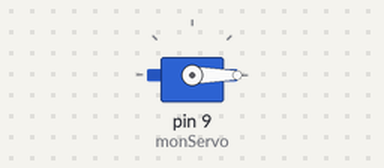
Bench run of a sketch on a simulated Arduino Uno, built with avr-gcc and run on an emulated ATmega328P. Parts: servo.

Above: at 0.05 s.
At 1.5 s:
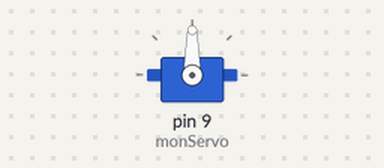
At 3.0 s:
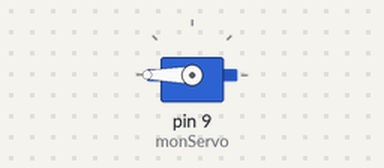
Timing chart, 0 to 6.9 s (numbered marks = the images above):
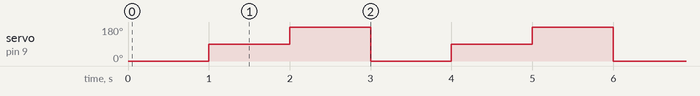

Measured:
- by itself, servo on pin 9 (monServo): repeats every 3.0 s: 180° 1.0 s, 0° 1.0 s, 90° 1.0 s

The sketch:

Ex_servo_moteur_arduino.ino
```cpp
#include <Servo.h>  // Inclusion de la bibliothèque Servo

Servo monServo;  // Création d'un objet Servo

void setup() {
    monServo.attach(9);  // Connexion du servo sur la broche PWM 9
}

void loop() {
    monServo.write(0);   // Positionne le servo à 0°
    delay(1000);         // Pause d'1 seconde

    monServo.write(90);  // Positionne le servo à 90°
    delay(1000);         // Pause d'1 seconde

    monServo.write(180); // Positionne le servo à 180°
    delay(1000);         // Pause d'1 seconde
}
```
